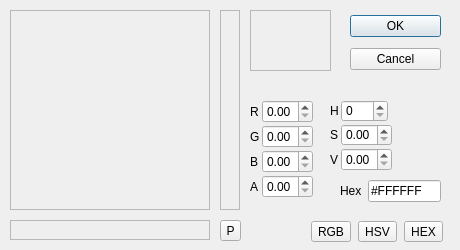
<?xml version="1.0" encoding="UTF-8"?>
<ui version="4.0">
 <class>ColorPicker</class>
 <widget class="QWidget" name="ColorPicker">
  <property name="geometry">
   <rect>
    <x>0</x>
    <y>0</y>
    <width>460</width>
    <height>250</height>
   </rect>
  </property>
  <property name="minimumSize">
   <size>
    <width>460</width>
    <height>250</height>
   </size>
  </property>
  <property name="maximumSize">
   <size>
    <width>460</width>
    <height>250</height>
   </size>
  </property>
  <property name="windowTitle">
   <string>Form</string>
  </property>
  <widget class="QFrame" name="containerPreview">
   <property name="geometry">
    <rect>
     <x>250</x>
     <y>10</y>
     <width>81</width>
     <height>61</height>
    </rect>
   </property>
   <property name="frameShape">
    <enum>QFrame::StyledPanel</enum>
   </property>
   <property name="frameShadow">
    <enum>QFrame::Raised</enum>
   </property>
  </widget>
  <widget class="QWidget" name="widget" native="true">
   <property name="geometry">
    <rect>
     <x>250</x>
     <y>100</y>
     <width>81</width>
     <height>121</height>
    </rect>
   </property>
   <layout class="QFormLayout" name="formLayout">
    <property name="fieldGrowthPolicy">
     <enum>QFormLayout::FieldsStayAtSizeHint</enum>
    </property>
    <property name="horizontalSpacing">
     <number>2</number>
    </property>
    <property name="verticalSpacing">
     <number>2</number>
    </property>
    <property name="margin">
     <number>0</number>
    </property>
    <item row="0" column="0">
     <widget class="QLabel" name="label">
      <property name="text">
       <string>R</string>
      </property>
     </widget>
    </item>
    <item row="0" column="1">
     <widget class="QDoubleSpinBox" name="numR">
      <property name="maximum">
       <double>1.000000000000000</double>
      </property>
      <property name="singleStep">
       <double>0.010000000000000</double>
      </property>
     </widget>
    </item>
    <item row="1" column="0">
     <widget class="QLabel" name="label_2">
      <property name="text">
       <string>G</string>
      </property>
     </widget>
    </item>
    <item row="1" column="1">
     <widget class="QDoubleSpinBox" name="numG">
      <property name="maximum">
       <double>1.000000000000000</double>
      </property>
      <property name="singleStep">
       <double>0.010000000000000</double>
      </property>
     </widget>
    </item>
    <item row="2" column="0">
     <widget class="QLabel" name="label_3">
      <property name="text">
       <string>B</string>
      </property>
     </widget>
    </item>
    <item row="2" column="1">
     <widget class="QDoubleSpinBox" name="numB">
      <property name="maximum">
       <double>1.000000000000000</double>
      </property>
      <property name="singleStep">
       <double>0.010000000000000</double>
      </property>
     </widget>
    </item>
    <item row="3" column="0">
     <widget class="QLabel" name="label_4">
      <property name="text">
       <string>A</string>
      </property>
     </widget>
    </item>
    <item row="3" column="1">
     <widget class="QDoubleSpinBox" name="numA">
      <property name="maximum">
       <double>1.000000000000000</double>
      </property>
      <property name="singleStep">
       <double>0.010000000000000</double>
      </property>
     </widget>
    </item>
   </layout>
  </widget>
  <widget class="QWidget" name="widget_2" native="true">
   <property name="geometry">
    <rect>
     <x>330</x>
     <y>100</y>
     <width>101</width>
     <height>71</height>
    </rect>
   </property>
   <layout class="QFormLayout" name="formLayout_2">
    <property name="fieldGrowthPolicy">
     <enum>QFormLayout::FieldsStayAtSizeHint</enum>
    </property>
    <property name="horizontalSpacing">
     <number>2</number>
    </property>
    <property name="verticalSpacing">
     <number>2</number>
    </property>
    <property name="margin">
     <number>0</number>
    </property>
    <item row="0" column="0">
     <widget class="QLabel" name="label_5">
      <property name="text">
       <string>H</string>
      </property>
     </widget>
    </item>
    <item row="0" column="1">
     <widget class="QDoubleSpinBox" name="numH">
      <property name="decimals">
       <number>0</number>
      </property>
      <property name="maximum">
       <double>360.000000000000000</double>
      </property>
     </widget>
    </item>
    <item row="1" column="0">
     <widget class="QLabel" name="label_6">
      <property name="text">
       <string>S</string>
      </property>
     </widget>
    </item>
    <item row="1" column="1">
     <widget class="QDoubleSpinBox" name="numS">
      <property name="maximum">
       <double>1.000000000000000</double>
      </property>
      <property name="singleStep">
       <double>0.010000000000000</double>
      </property>
     </widget>
    </item>
    <item row="2" column="1">
     <widget class="QDoubleSpinBox" name="numV">
      <property name="maximum">
       <double>1.000000000000000</double>
      </property>
      <property name="singleStep">
       <double>0.010000000000000</double>
      </property>
     </widget>
    </item>
    <item row="2" column="0">
     <widget class="QLabel" name="label_7">
      <property name="text">
       <string>V</string>
      </property>
     </widget>
    </item>
   </layout>
  </widget>
  <widget class="QFrame" name="containerPalette">
   <property name="geometry">
    <rect>
     <x>10</x>
     <y>250</y>
     <width>441</width>
     <height>201</height>
    </rect>
   </property>
   <property name="frameShape">
    <enum>QFrame::StyledPanel</enum>
   </property>
   <property name="frameShadow">
    <enum>QFrame::Raised</enum>
   </property>
  </widget>
  <widget class="QWidget" name="layoutWidget">
   <property name="geometry">
    <rect>
     <x>350</x>
     <y>10</y>
     <width>91</width>
     <height>66</height>
    </rect>
   </property>
   <layout class="QVBoxLayout" name="groupConfirmButtons">
    <item>
     <widget class="QPushButton" name="buttonOK">
      <property name="text">
       <string>OK</string>
      </property>
      <property name="autoDefault">
       <bool>true</bool>
      </property>
      <property name="default">
       <bool>true</bool>
      </property>
     </widget>
    </item>
    <item>
     <widget class="QPushButton" name="buttonCancel">
      <property name="text">
       <string>Cancel</string>
      </property>
     </widget>
    </item>
   </layout>
  </widget>
  <widget class="QWidget" name="layoutWidget">
   <property name="geometry">
    <rect>
     <x>310</x>
     <y>220</y>
     <width>136</width>
     <height>23</height>
    </rect>
   </property>
   <layout class="QHBoxLayout" name="groupCopyButtons">
    <item>
     <widget class="QToolButton" name="buttonCopyRGB">
      <property name="text">
       <string>RGB</string>
      </property>
     </widget>
    </item>
    <item>
     <widget class="QToolButton" name="buttonCopyHSV">
      <property name="text">
       <string>HSV</string>
      </property>
     </widget>
    </item>
    <item>
     <widget class="QToolButton" name="buttonCopyHEX">
      <property name="text">
       <string>HEX</string>
      </property>
     </widget>
    </item>
   </layout>
  </widget>
  <widget class="QWidget" name="containerMain" native="true">
   <property name="geometry">
    <rect>
     <x>0</x>
     <y>0</y>
     <width>251</width>
     <height>251</height>
    </rect>
   </property>
   <property name="sizePolicy">
    <sizepolicy hsizetype="Preferred" vsizetype="Preferred">
     <horstretch>0</horstretch>
     <verstretch>0</verstretch>
    </sizepolicy>
   </property>
   <widget class="QFrame" name="containerColorPlane">
    <property name="geometry">
     <rect>
      <x>10</x>
      <y>10</y>
      <width>200</width>
      <height>200</height>
     </rect>
    </property>
    <property name="sizePolicy">
     <sizepolicy hsizetype="Fixed" vsizetype="Fixed">
      <horstretch>0</horstretch>
      <verstretch>0</verstretch>
     </sizepolicy>
    </property>
    <property name="minimumSize">
     <size>
      <width>200</width>
      <height>200</height>
     </size>
    </property>
    <property name="maximumSize">
     <size>
      <width>200</width>
      <height>200</height>
     </size>
    </property>
    <property name="frameShape">
     <enum>QFrame::StyledPanel</enum>
    </property>
    <property name="frameShadow">
     <enum>QFrame::Raised</enum>
    </property>
   </widget>
   <widget class="QFrame" name="containerHueSlider">
    <property name="geometry">
     <rect>
      <x>220</x>
      <y>10</y>
      <width>20</width>
      <height>200</height>
     </rect>
    </property>
    <property name="minimumSize">
     <size>
      <width>20</width>
      <height>200</height>
     </size>
    </property>
    <property name="maximumSize">
     <size>
      <width>20</width>
      <height>200</height>
     </size>
    </property>
    <property name="frameShape">
     <enum>QFrame::StyledPanel</enum>
    </property>
    <property name="frameShadow">
     <enum>QFrame::Raised</enum>
    </property>
   </widget>
   <widget class="QFrame" name="containerAlphaSlider">
    <property name="geometry">
     <rect>
      <x>10</x>
      <y>220</y>
      <width>200</width>
      <height>20</height>
     </rect>
    </property>
    <property name="minimumSize">
     <size>
      <width>200</width>
      <height>20</height>
     </size>
    </property>
    <property name="maximumSize">
     <size>
      <width>200</width>
      <height>20</height>
     </size>
    </property>
    <property name="frameShape">
     <enum>QFrame::StyledPanel</enum>
    </property>
    <property name="frameShadow">
     <enum>QFrame::Raised</enum>
    </property>
   </widget>
   <widget class="QToolButton" name="buttonScreenPick">
    <property name="geometry">
     <rect>
      <x>220</x>
      <y>220</y>
      <width>21</width>
      <height>21</height>
     </rect>
    </property>
    <property name="text">
     <string>P</string>
    </property>
   </widget>
  </widget>
  <widget class="QWidget" name="layoutWidget">
   <property name="geometry">
    <rect>
     <x>340</x>
     <y>180</y>
     <width>101</width>
     <height>23</height>
    </rect>
   </property>
   <layout class="QFormLayout" name="formLayout_3">
    <property name="fieldGrowthPolicy">
     <enum>QFormLayout::FieldsStayAtSizeHint</enum>
    </property>
    <item row="0" column="1">
     <widget class="QLineEdit" name="textHex">
      <property name="text">
       <string>#FFFFFF</string>
      </property>
     </widget>
    </item>
    <item row="0" column="0">
     <widget class="QLabel" name="label_8">
      <property name="text">
       <string>Hex</string>
      </property>
     </widget>
    </item>
   </layout>
  </widget>
 </widget>
 <tabstops>
  <tabstop>buttonOK</tabstop>
  <tabstop>buttonCancel</tabstop>
  <tabstop>numR</tabstop>
  <tabstop>numG</tabstop>
  <tabstop>numB</tabstop>
  <tabstop>numA</tabstop>
  <tabstop>numH</tabstop>
  <tabstop>numS</tabstop>
  <tabstop>numV</tabstop>
  <tabstop>textHex</tabstop>
  <tabstop>buttonCopyRGB</tabstop>
  <tabstop>buttonCopyHSV</tabstop>
  <tabstop>buttonCopyHEX</tabstop>
  <tabstop>buttonScreenPick</tabstop>
 </tabstops>
 <resources/>
 <connections/>
</ui>
